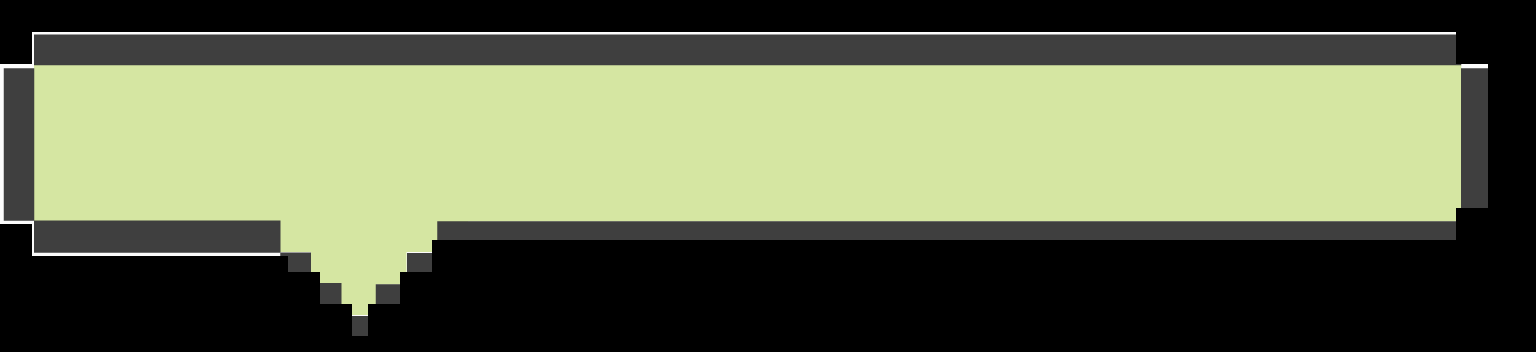

This game map was drawn from its Tiled (.tmx) file and the tilesets committed beside it. A one-line description and the trimmed map source follow:
An orthogonal 96x22 tile map with 16x16 px tiles, 1 tile layer (Tile Layer 1).

<map version="1.5" tiledversion="1.5.0" orientation="orthogonal" renderorder="right-down" width="96" height="22" tilewidth="16" tileheight="16" infinite="0" nextlayerid="2" nextobjectid="1">
 <tileset firstgid="1" name="73415-OF1FB7-599" tilewidth="16" tileheight="16" tilecount="43472" columns="208">
  <image source="pixelated-speech-bubble-set/73415-OF1FB7-599.png" trans="000000" width="3334" height="3346" />
 </tileset>
 <layer id="1" name="Tile Layer 1" width="96" height="22">
  <data>[2112 cells, 1241 non-empty, 1241 distinct tile ids]</data>
 </layer>
</map>
